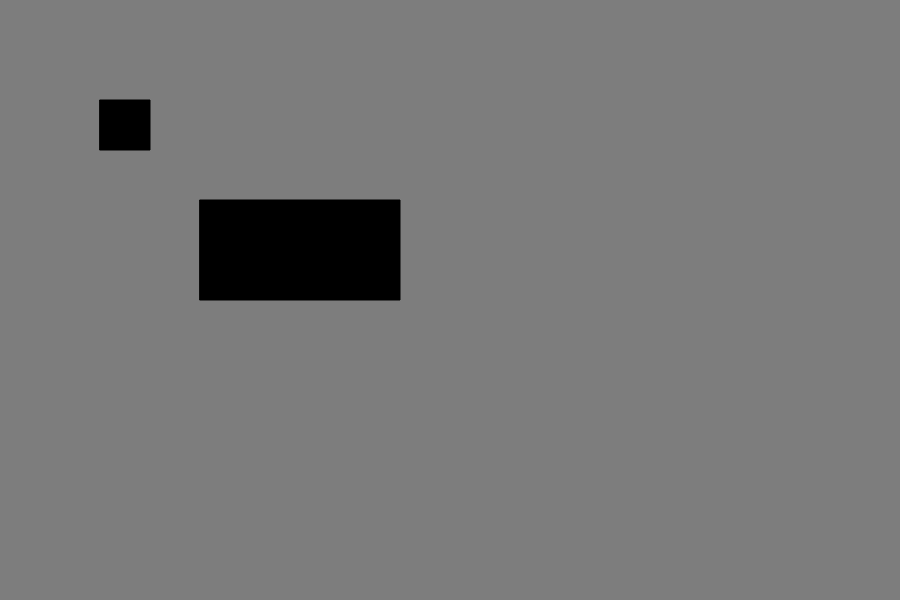
Frame 1 (no input)
Frame 60 (no input): identical to frame 1, image omitted
Frame 120 (the mouse pressed at the canvas centre since frame 60): identical to frame 1, image omitted

The p5.js sketch that drew this single still picture (run headless with seeded random() and noise() and a simulated clock; from frame 60 on, the mouse is pressed at the canvas centre):

// p5.js sketch
// ── sketch.js
var button;
var button2;

function setup() {
  createCanvas(900, 600);
  button = new Button(200, 200, 200, 100);
  button2 = new Button(100, 100, 50, 50);
}

function draw() {
  background(125);
  button.draw();
  button2.draw();
}

function mousePressed() {
  button.flick(mouseX, mouseY);
  button2.flick(mouseX, mouseY);
}

//////////////////////////////////////
class Button {
  constructor(locX, locY, w, h) {
    this.state = false;
    this.locX = locX;
    this.locY = locY;
    this.w = w;
    this.h = h;
  }

  draw() {
    this.state ? fill(255) : fill(0);
    rect(this.locX, this.locY, this.w, this.h);
  }

  flick(x, y) {
    if (
      x > this.locX &&
      x < this.locX + this.w &&
      y > this.locY &&
      y < this.locY + this.h
    ) {
      this.state = !this.state;
    }
  }
}
